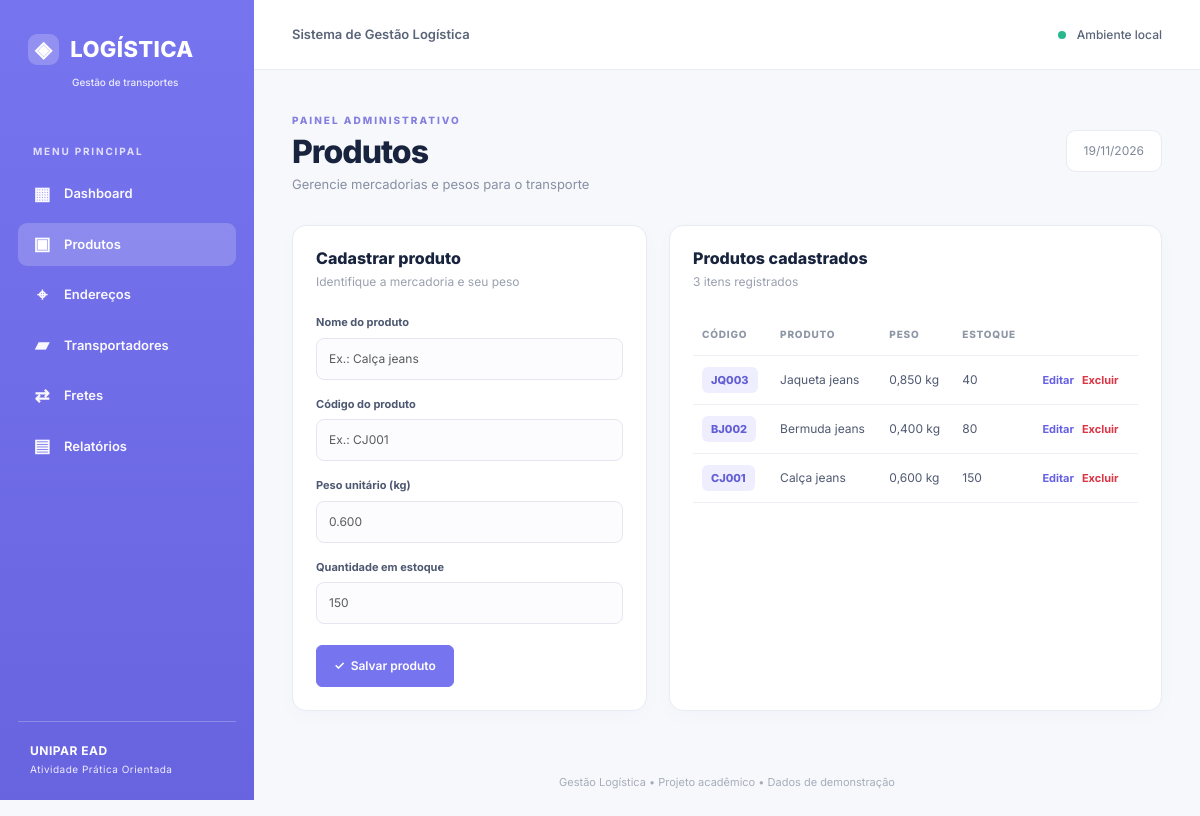
The app's page /index.php?page=produtos with its own data.
### tables this page shows
CREATE TABLE IF NOT EXISTS produtos (
 id INT AUTO_INCREMENT PRIMARY KEY, codigo VARCHAR(50) NOT NULL UNIQUE,
 nome VARCHAR(150) NOT NULL, peso_unitario DECIMAL(10,3) NOT NULL,
 quantidade INT NOT NULL DEFAULT 0, criado_em TIMESTAMP DEFAULT CURRENT_TIMESTAMP
);

### includes/functions.php (called while the page is built, shortened)
<?php
require_once __DIR__ . '/../config/database.php';
function h($v): string {return htmlspecialchars((string)$v, ENT_QUOTES | ENT_SUBSTITUTE, 'UTF-8');}
function all(string $table, string $order='id DESC'): array {
 $allowed=['produtos','enderecos','transportadores','fretes'];
 return db()->query("SELECT * FROM $table ORDER BY $order")->fetchAll();
}

### config/database.php (called while the page is built, shortened)
<?php
function db(): PDO {
    static $pdo = null;
    if ($pdo === null) {
        $pdo = new PDO('mysql:host='.DB_HOST.';port='.DB_PORT.';dbname='.DB_NAME.';charset=utf8mb4', DB_USER, DB_PASS, [
            PDO::ATTR_ERRMODE => PDO::ERRMODE_EXCEPTION,
            PDO::ATTR_DEFAULT_FETCH_MODE => PDO::FETCH_ASSOC,
            PDO::ATTR_EMULATE_PREPARES => false,
        ]);
    }
    return $pdo;
}

### pages/produtos.php (the view, shortened to what this page needs)
<?php $items=all('produtos');$edit=isset($_GET['edit'])?one('produtos',(int)$_GET['edit']):null; ?>
<div class="two-col"><section class="panel"><div class="panel-header"><div><h2><?=$edit?'Editar produto':'Cadastrar produto'?></h2><p>Identifique a mercadoria e seu peso</p></div></div><form method="post" class="form-grid">
<label>Nome do produto<input class="form-control" name="nome" required maxlength="150" placeholder="Ex.: Calça jeans" value="<?=h($edit['nome']??'')?>"></label>
<label>Código do produto<input class="form-control" name="codigo" required maxlength="50" placeholder="Ex.: CJ001" value="<?=h($edit['codigo']??'')?>"></label>
<label>Peso unitário (kg)<input class="form-control" name="peso_unitario" required type="number" min="0.001" step="0.001" placeholder="0.600" value="<?=h($edit['peso_unitario']??'')?>"></label>
<label>Quantidade em estoque<input class="form-control" name="quantidade" required type="number" min="0" max="100000000" step="1" placeholder="150" value="<?=h($edit['quantidade']??'')?>"></label>
<div class="form-actions"><button class="btn btn-purple" type="submit">✓ &nbsp;Salvar produto</button><?php if($edit):?><a class="btn btn-outline-secondary" href="index.php?page=produtos">Cancelar</a><?php endif;?></div></form></section>
<section class="panel"><div class="panel-header"><div><h2>Produtos cadastrados</h2><p><?=count($items)?> itens registrados</p></div></div><div class="table-responsive"><table class="table app-table"><thead><tr><th>Código</th><th>Produto</th><th>Peso</th><th>Estoque</th><th></th></tr></thead><tbody>
<?php foreach($items as $x):?><tr><td><span class="code-tag"><?=h($x['codigo'])?></span></td><td><?=h($x['nome'])?></td><td><?=number_format($x['peso_unitario'],3,',','.')?> kg</td><td><?=h($x['quantidade'])?></td><td class="action-cell"><a href="index.php?page=produtos&amp;edit=<?=$x['id']?>" class="text-link">Editar</a><form method="post" onsubmit="return confirm('Excluir este produto?');"><button class="link-danger" type="submit">Excluir</button></form></td></tr><?php endforeach;?>
<?php if(!$items):?><tr><td colspan="5" class="empty-state">Nenhum produto cadastrado.</td></tr><?php endif;?></tbody></table></div></section></div>

### index.php (shortened to what this page needs)
<?php
require_once __DIR__.'/includes/functions.php';
?><?php
$pages=['dashboard'=>'Dashboard','produtos'=>'Produtos','enderecos'=>'Endereços','transportadores'=>'Transportadores','fretes'=>'Fretes','relatorios'=>'Relatórios'];
$page=(string)($_GET['page']??'dashboard');if(!isset($pages[$page]))$page='dashboard';
?><!doctype html>
<html lang="pt-BR"><head><meta charset="utf-8"><meta name="viewport" content="width=device-width,initial-scale=1">
<link href="https://cdn.jsdelivr.net/npm/bootstrap@5.3.3/dist/css/bootstrap.min.css" rel="stylesheet">
<link href="assets/css/style.css" rel="stylesheet"></head>
<body><div class="app-shell">
<aside class="sidebar"><a href="index.php" class="brand"><span class="brand-icon">◈</span> LOGÍSTICA<small>Gestão de transportes</small></a>
<div class="nav-caption">MENU PRINCIPAL</div><nav class="side-nav">
<?php foreach(['dashboard'=>'▦','produtos'=>'▣','enderecos'=>'⌖','transportadores'=>'▰','fretes'=>'⇄','relatorios'=>'▤'] as $id=>$icon): ?>
<a class="<?= $page===$id?'active':'' ?>" href="index.php?page=<?=h($id)?>"><span class="nav-icon"><?=h($icon)?></span><?=h($pages[$id])?></a>
<?php endforeach; ?></nav><div class="sidebar-bottom">UNIPAR EAD<br><small>Atividade Prática Orientada</small></div></aside>
<main class="main-content"><header class="topbar"><span>Sistema de Gestão Logística</span><span class="topbar-status"><span class="status-dot"></span> Ambiente local</span></header>
<section class="page-content"><div class="page-heading"><div><span class="eyebrow">PAINEL ADMINISTRATIVO</span><h1><?=h($pages[$page])?></h1><p><?=h(['dashboard'=>'Visão geral da operação logística','produtos'=>'Gerencie mercadorias e pesos para o transporte','enderecos'=>'Cadastre origens e destinos dos fretes','transportadores'=>'Gerencie os responsáveis pelas entregas','fretes'=>'Registre cargas e calcule o valor do transporte','relatorios'=>'Consulte e exporte os fretes por data'][$page])?></p></div><div class="heading-date"><?=date('d/m/Y')?></div></div>
<?php require __DIR__.'/pages/'.$page.'.php'; ?></section><footer>Gestão Logística • Projeto acadêmico • Dados de demonstração</footer>
</main></div><script src="https://cdn.jsdelivr.net/npm/bootstrap@5.3.3/dist/js/bootstrap.bundle.min.js"></script><script src="assets/js/main.js"></script></body></html>

### assets/css/style.css (style rules this page uses)
:root { --purple:#7774ef;--violet:#6660e5;--ink:#18233d;--muted:#7a8397;--border:#e8ebf2;--paper:#fff;--bg:#f7f8fc }
* { box-sizing:border-box }
body { margin:0;font-family:Inter,Arial,sans-serif;background:var(--bg);color:var(--ink);font-size:14px }
a { text-decoration:none }
.app-shell { display:flex;min-height:100vh }
.sidebar { width:254px;min-width:254px;background:linear-gradient(180deg,#7774ef 0%,#6864df 100%);padding:33px 18px 22px;color:white;display:flex;flex-direction:column;position:sticky;top:0;height:100vh }
.brand { display:block;color:#fff;font-weight:800;font-size:22px;letter-spacing:.4px;margin:0 10px 54px }
.brand-icon { display:inline-flex;width:31px;height:31px;align-items:center;justify-content:center;border-radius:9px;background:#ffffff35;margin-right:6px }
.brand small { display:block;margin:9px 0 0 44px;letter-spacing:0;font-size:10px;font-weight:500;color:#ebeaff }
.nav-caption { font-size:10px;letter-spacing:1.8px;color:#e1dfff;margin:0 15px 13px;font-weight:700 }
.side-nav { display:flex;flex-direction:column;gap:7px }
.side-nav a { display:flex;align-items:center;gap:12px;color:#f9f8ff;padding:12px 14px;border-radius:9px;font-weight:600;font-size:13px;transition:background .2s }
.side-nav a:hover,.side-nav a.active { color:white;background:#ffffff30 }
.nav-icon { width:20px;font-size:18px;text-align:center;line-height:1 }
.sidebar-bottom { border-top:1px solid #ffffff3d;margin-top:auto;padding:20px 12px 0;font-weight:700;letter-spacing:.5px;font-size:12px }
.sidebar-bottom small { font-size:10px;font-weight:400;color:#edeaff }
.main-content { min-width:0;flex:1 }
.topbar { height:70px;border-bottom:1px solid var(--border);background:white;display:flex;align-items:center;justify-content:space-between;padding:0 38px;font-size:13px;color:#5a6478;font-weight:600 }
.topbar-status { font-size:12px;font-weight:500 }
.status-dot { display:inline-block;width:8px;height:8px;border-radius:50%;background:#28b88d;margin-right:8px }
.page-content { padding:38px;max-width:1600px;margin:auto }
.page-heading { display:flex;justify-content:space-between;align-items:center;margin-bottom:30px }
.page-heading h1 { font-weight:800;font-size:32px;letter-spacing:-1px;margin:4px 0 }
.page-heading p { font-size:13px;color:#8790a2;margin:0 }
.eyebrow { font-size:10px;font-weight:800;color:#8580df;letter-spacing:2px }
.heading-date { background:#fff;border:1px solid var(--border);border-radius:10px;padding:11px 17px;color:#7f8898;font-size:12px }
.kpi-card,.panel { background:#fff;border:1px solid var(--border);box-shadow:0 6px 22px #25315905;border-radius:14px }
.panel { padding:23px;min-width:0 }
.panel-header { display:flex;justify-content:space-between;align-items:center;gap:12px;margin-bottom:23px }
.panel-header h2 { font-size:16px;font-weight:800;margin:0 0 5px }
.panel-header p { font-size:12px;color:#99a0ae;margin:0 }
.btn-purple { background:var(--purple);border-color:var(--purple);color:#fff;font-weight:600 }
.table { margin-bottom:0 }
.app-table th { color:#8e97a6;text-transform:uppercase;font-size:10px;letter-spacing:.8px;white-space:nowrap;font-weight:800;border-color:#eef0f6;padding:13px 9px }
.app-table td { color:#4f5970;font-size:12px;vertical-align:middle;border-color:#eff0f6;padding:15px 9px }
.two-col { display:grid;grid-template-columns:minmax(310px,.9fr) minmax(0,1.25fr);gap:22px }
.form-grid { display:flex;flex-direction:column;gap:16px }
.form-grid label,.report-filter label { font-weight:700;font-size:11px;color:#4e5871;display:block;flex:1 }
.form-control,.form-select { margin-top:7px;border-radius:8px;border:1px solid #e4e7ef;background:#fcfcff;font-size:12px;padding:11px 12px;color:#34405b }
.form-actions { display:flex;gap:10px;margin-top:5px }
.form-actions .btn { font-size:12px;padding:11px 17px }
.code-tag { background:#eeeefe;color:#635ed5;padding:6px 9px;border-radius:6px;font-weight:800;font-size:11px }
.action-cell { white-space:nowrap }
.action-cell form { display:inline }
.text-link,.link-danger { font-size:11px;font-weight:700;border:0;background:transparent;padding:0;margin:0 4px;cursor:pointer }
.text-link { color:var(--violet) }
.link-danger { color:#d55365 }
.main-content footer { text-align:center;padding:25px;color:#a6adba;font-size:11px }

### records on screen
produtos: codigo "JQ003", nome "Jaqueta jeans", peso_unitario "0,850", quantidade "40"
produtos: codigo "BJ002", nome "Bermuda jeans", peso_unitario "0,400", quantidade "80"
produtos: codigo "CJ001", nome "Calça jeans", peso_unitario "0,600", quantidade "150"

### other values on screen
$icon "▦"
$pages[$id] "Dashboard"
$icon "▣"
$pages[$id] "Produtos"
$icon "⌖"
$pages[$id] "Endereços"
$icon "▰"
$pages[$id] "Transportadores"
$icon "⇄"
$pages[$id] "Fretes"
$icon "▤"
$pages[$id] "Relatórios"
$pages[$page] "Produtos"
count($items) "3"
